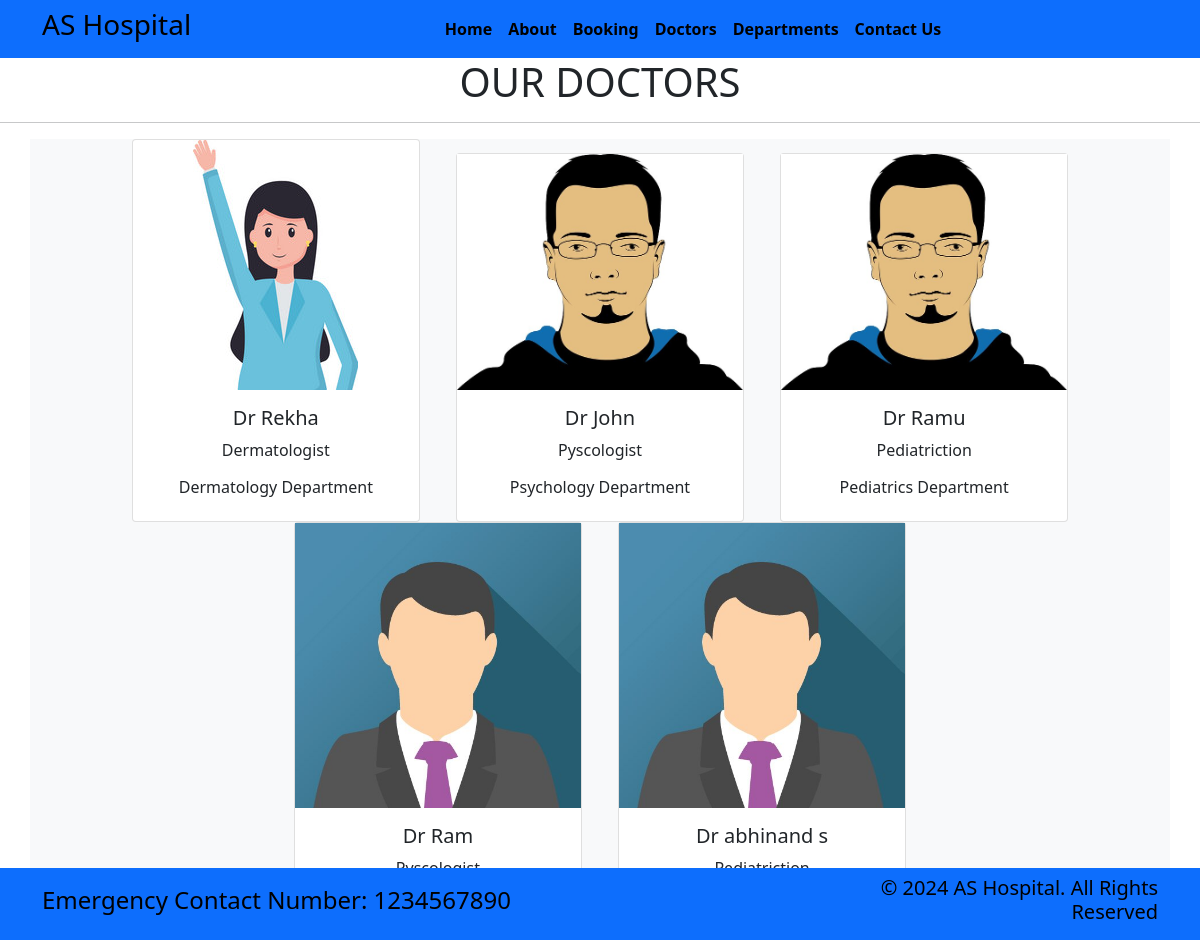
Page /doctors on the committed database.
### home/models.py (models this page shows, shortened)
class Doctors(models.Model):
    doc_name =models.CharField(max_length=100)
    doc_spec =models.CharField(max_length=100)
    dep_name =models.ForeignKey(Departments,on_delete=models.CASCADE)
    doc_image =models.ImageField(upload_to='doctors')

class Departments(models.Model):
    dep_name =models.CharField(max_length=100)
    dep_decription=models.TextField()
    def __str__(self):
        return self.dep_name

### home/views.py (the view)
# urls.py: path('doctors', views.doctors , name='doctors'),
def doctors(request):
    dict_docs = {
        'doctors': Doctors.objects.all()
    }
    return render(request,'doctors.html',dict_docs)

### templates/doctors.html (shortened to what this page needs)
{% extends 'base.html'%}
{% block content%}
<h1 class="text-center">OUR DOCTORS</h1>
<hr>
 <div class="container text-center bg-light">
    {% for d in doctors%}
  <div class="card text-center mx-3 my3" style="width: 18rem; display: inline-block;">
    <img src="{{d.doc_image.url}}"lass="card-img-top" style="max-width: 100%; height: auto;" alt="...">
    <div class="card-body">
      <h5 class="card-title">Dr {{d.doc_name}}</h5>
      <p class="card-text">{{d.doc_spec}}</p>
      <h6>{{d.dep_name}} Department</h6>
    </div>
  </div>
  {% endfor %}
 </div>
{%endblock%}

### templates/base.html (shortened to what this page needs)
{% load static%}
<!DOCTYPE html>
<html>
  <head>
    <link rel="stylesheet"
      href=" https://cdn.jsdelivr.net/npm/bootstrap@5.1.3/dist/css/bootstrap.min.css ">
    <link rel="stylesheet"
      href="https://use.fontawesome.com/releases/v5.2.0/css/all.css">
    <link rel="stylesheet"
      href="{% static '/css/style.css'%}">
  </head>
  <body>
    <nav class="navbar  bg-primary navbar-expand-md  ">
      <div class="container">
        <div class="col-2 text-left pl-md-0">
          <h3 class="text-black"> AS Hospital </h3>
        </div>
        <div
          class="collapse navbar-collapse justify-content-center col-md-8 navbar-collapse-3">
          <ul class="navbar-nav justify-content-center  fw-bold">
            <li class="nav-item active">
              <a class="nav-link text-black" href="{% url 'home'%}">Home </a>
            </li>
            <li class="nav-item">
              <a class="nav-link text-black" href="{% url 'about'%}">About</a>
            </li>
            <li class="nav-item">
              <a class="nav-link text-black" href="{% url 'booking'%}">Booking</a>
            </li>
            <li class="nav-item">
              <a class="nav-link text-black" href="{% url 'doctors'%}">Doctors</a>
            </li>
			 <li class="nav-item">
              <a class="nav-link text-black" href="{% url 'department'%}">Departments</a>
            </li>
            <li class="nav-item">
              <a class="nav-link text-black" href="{% url 'contacts'%}">Contact Us</a>
            </li>
          </ul>
        </div>
      </div>
    </nav>
    {% block content%} {%endblock%}
    <section class="">
      <footer class="pt-2 pb-2  bg-primary text-light fixed fixed-bottom">
        <div class="container">
          <div class="row align-items-center">
            <div class="col-12 col-md-8">
              <h4 style="color: black;">Emergency Contact Number: 1234567890</h4>
            </div>
            <div class="col-12 col-md-4 mt-4 mt-md-0 text-center text-md-end">
              <h5 style="color: black;">© 2024 AS Hospital. All Rights Reserved</h5>
            </div>
          </div>
        </div>
      </footer>
    </section>
  </body>
</html>

### rows in the picture
Doctors: doc_image (picture), doc_name "Rekha", doc_spec "Dermatologist", dep_name "Dermatology"
Doctors: doc_image (picture), doc_name "John", doc_spec "Pyscologist", dep_name "Psychology"
Doctors: doc_image (picture), doc_name "Ramu", doc_spec "Pediatriction", dep_name "Pediatrics"
Doctors: doc_image (picture), doc_name "Ram"
Doctors: doc_image (picture), doc_name "abhinand s"
